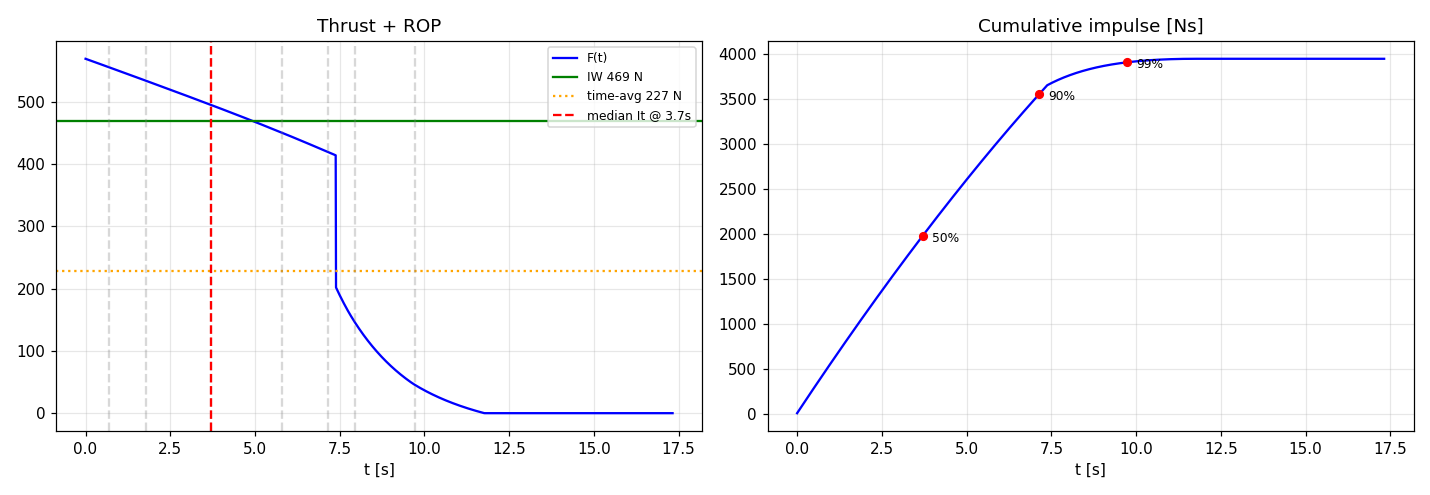

This figure's Python source:
"""ROP analysis of the 0.5 kN HDPE/N2O engine (E7 demo)."""
import sys; sys.path.insert(0, '.')
import numpy as np
import hyprop.api as api
from hyprop.oppoints import analyze

result = api.run(api.load_config("examples/hdpe_05kN.yaml"))
report = analyze(result)

iw, ta = report.point("impulse_weighted").values, report.time_average
print("=== Impulse-weighted vs time average ===")
for ch, unit, sc in (("thrust","N",1),("pc","bar",1e5),("of","-",1),
                     ("isp","s",1),("cstar","m/s",1),("t_c","K",1)):
    print(f"{ch:>7}: IW={iw[ch]/sc:8.1f} {unit:4} | time-avg={ta[ch]/sc:8.1f}"
          f"  ({100*(ta[ch]/iw[ch]-1):+.1f}%)")
print("\n=== Phases ===")
print(report.phases_table()[["phase","t_start_s","t_end_s","impulse_share",
                             "time_share","mean_thrust","mean_pc"]]
      .to_string(index=False))
print("\n=== Time share to deliver impulse ===")
for frac, share in report.time_shares.items():
    print(f"  {frac:>4.0%} of It in {share:6.1%} of burn time")
pk = report.point("peak_performance")
print(f"\nPeak: Pc={pk['pc_max']/1e5:.1f} bar @ {pk['pc_max_time_s']:.2f}s, "
      f"F={pk['thrust_max']:.0f} N, Tc={pk['t_c_max']:.0f} K")
print(f"Recommended: nozzle -> {report.for_module('nozzle_design').name}, "
      f"thermal -> {report.for_module('thermal_analysis').name}, "
      f"structural -> {report.for_module('structural_analysis').name}")

# plot: thrust + cumulative impulse with ROP markers
import matplotlib; matplotlib.use("Agg"); import matplotlib.pyplot as plt
h = result.history; df = h.to_dataframe()
fig, ax = plt.subplots(1, 2, figsize=(13, 4.5))
ax[0].plot(df.t, df.thrust, 'b-', label="F(t)")
ax[0].axhline(iw["thrust"], c='g', ls='-', label=f"IW {iw['thrust']:.0f} N")
ax[0].axhline(ta["thrust"], c='orange', ls=':',
              label=f"time-avg {ta['thrust']:.0f} N")
for p in report.percentiles:
    ax[0].axvline(p.time_s, c='gray', ls='--', alpha=0.3)
mi = report.point("median_impulse")
ax[0].axvline(mi.time_s, c='r', ls='--', label=f"median It @ {mi.time_s:.1f}s")
ax[0].set_title("Thrust + ROP"); ax[0].legend(fontsize=8); ax[0].grid(alpha=0.3)
ax[1].plot(df.t, df.impulse, 'b-')
for frac in (0.5, 0.9, 0.99):
    from hyprop.oppoints import time_at_impulse_fraction
    tf = time_at_impulse_fraction(h, frac)
    ax[1].plot(tf, frac*df.impulse.iloc[-1], 'ro', ms=5)
    ax[1].annotate(f"{frac:.0%}", (tf, frac*df.impulse.iloc[-1]),
                   textcoords="offset points", xytext=(6,-4), fontsize=8)
ax[1].set_title("Cumulative impulse [Ns]"); ax[1].grid(alpha=0.3)
for a in ax: a.set_xlabel("t [s]")
fig.tight_layout(); fig.savefig("examples/rop_hdpe_05kN.png", dpi=110)
print("Saved examples/rop_hdpe_05kN.png")
